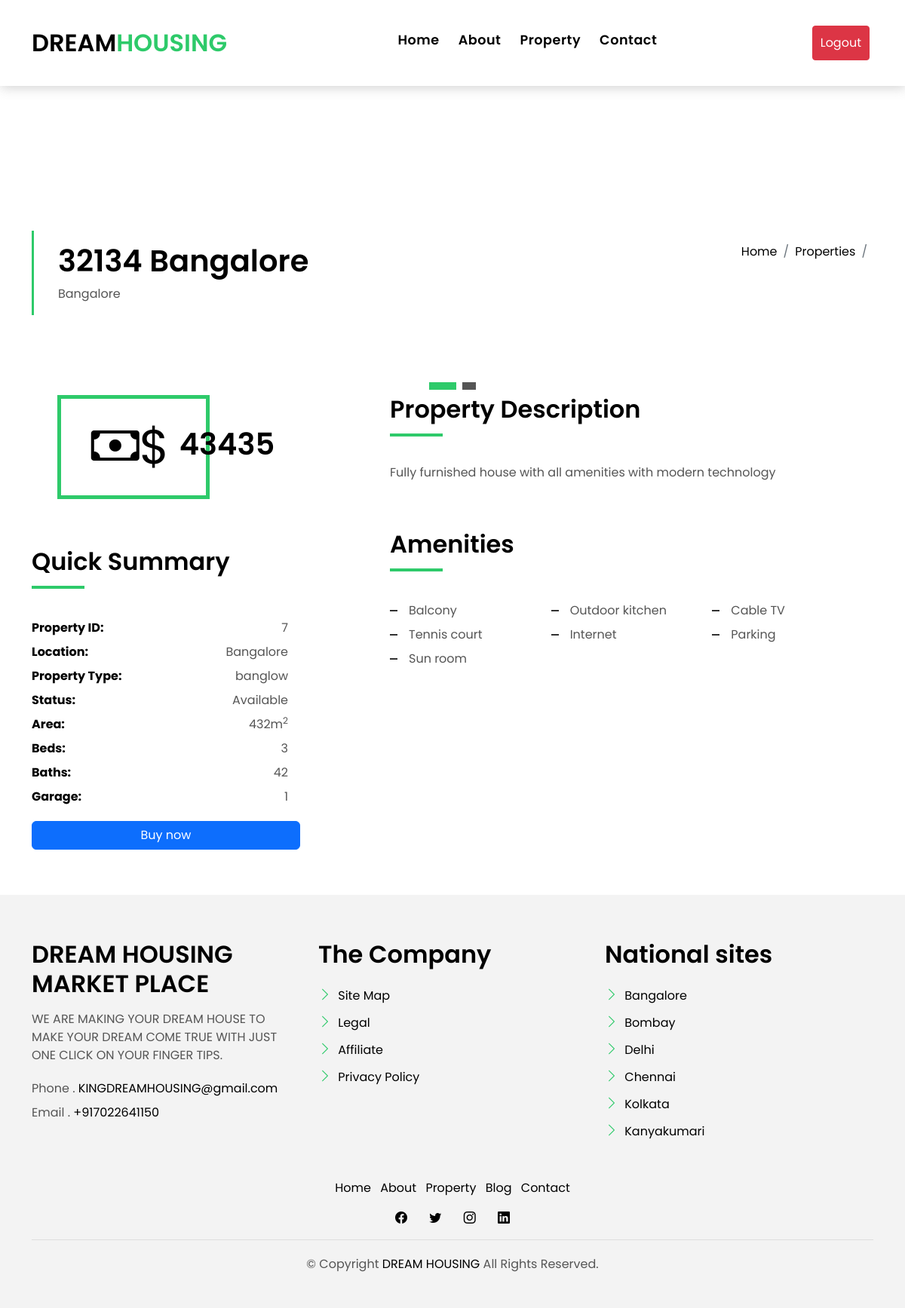
/viewproperty/7 (signed in), run on an earlier commit of the app's database.
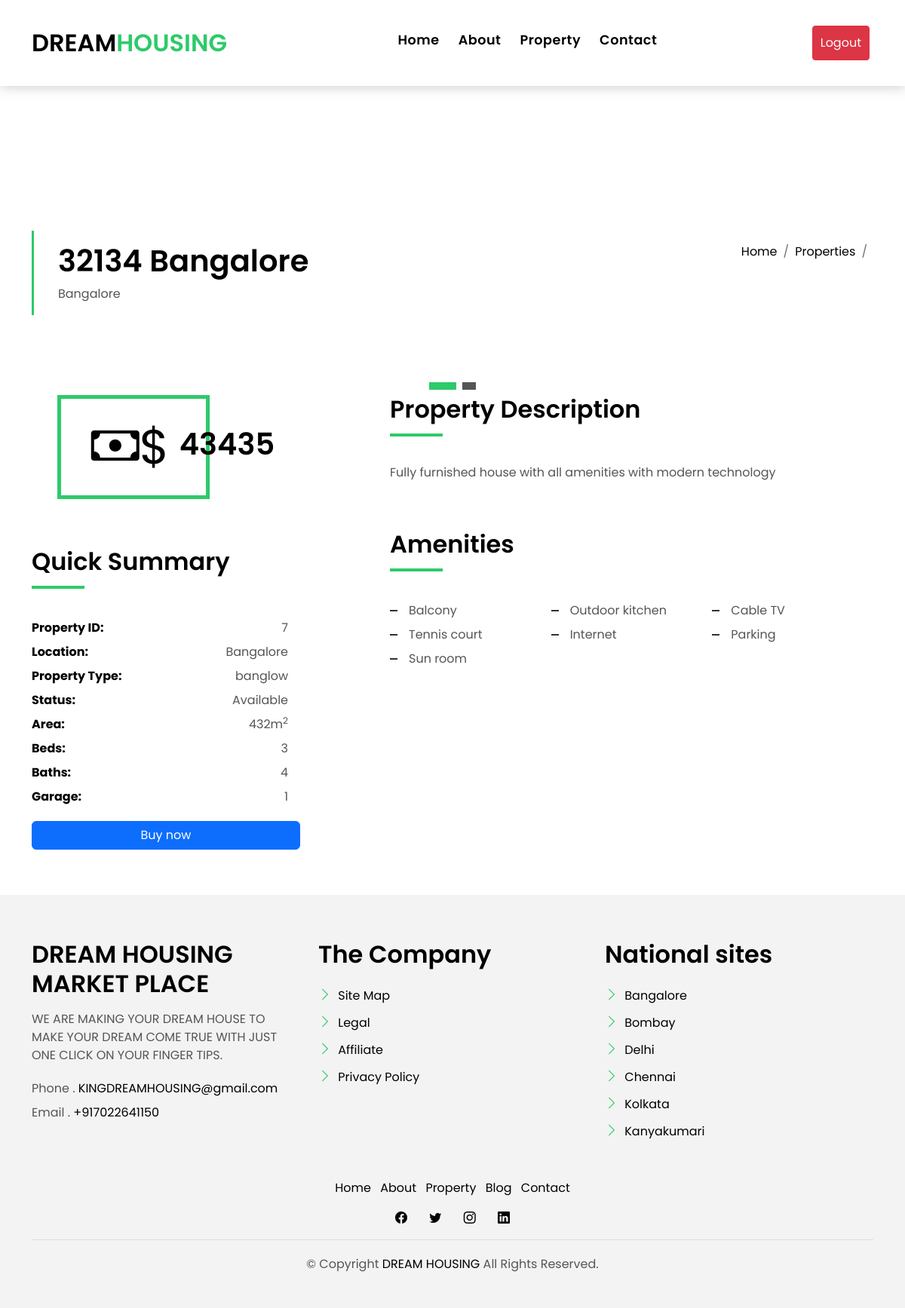
And on a later commit of the database.
### website/models.py (models this page shows)
class Property(db.Model):
    id = db.Column(db.Integer, primary_key=True)
    property_id = db.Column(db.String(50))
    description = db.Column(db.String(400))
    price =  db.Column(db.String(100))
    location = db.Column(db.String(150))
    property_type = db.Column(db.String(150))
    status = db.Column(db.Boolean, default=False, nullable=False)
    area = db.Column(db.String(150))
    imageUrls = db.Column(db.String(1000))
    beds = db.Column(db.Integer)
    baths = db.Column(db.Integer)
    garage = db.Column(db.Integer)
    balcony = db.Column(db.Boolean, default=False)
    outdoor_kitchen = db.Column(db.Boolean, default=False)
    cable_tv = db.Column(db.Boolean, default=False)
    decks = db.Column(db.Boolean, default=False)
    tennis_court = db.Column(db.Boolean, default=False)
    internet = db.Column(db.Boolean, default=False)
    parking = db.Column(db.Boolean, default=False)
    sun_room = db.Column(db.Boolean, default=False)
    concrete_flooring = db.Column(db.Boolean, default=False)
    date = db.Column(db.DateTime(timezone=True), default=func.now())

### website/views.py (the view)
@views.route('/viewproperty/<property_id>', methods=['GET'])
@login_required
def viewproperty(property_id):
    property = Property.query.get(property_id)
    if property:
        return render_template("property-single.html", user=current_user, property=property)
    else:
        flash("Property not found.", "error")
        return redirect(url_for("views.property"))

### website/templates/property-single.html (shortened to what the changed rows need)
{% extends "base.html" %} {% block title %}Property Details{% endblock %} {%
block content %}
<main id="main">
  <section class="intro-single">
    <div class="container">
      <div class="row">
        <div class="col-md-12 col-lg-8">
          <div class="title-single-box">
            <h1 class="title-single">
              {{ property.property_id }} {{ property.location }}
            </h1>
            <span class="color-text-a">{{ property.location }}</span>
          </div>
        </div>
      </div>
    </div>
  </section>
  <section class="property-single nav-arrow-b">
    <div class="container">
              {% set images = property.imageUrls.split(',') %}
      <div class="row">
        <div class="col-sm-12">
          <div class="row justify-content-between">
            <div class="col-md-5 col-lg-4">
              <div class="property-price d-flex justify-content-center foo">
                <div class="card-header-c d-flex">
                  <div class="card-title-c align-self-center">
                    <h5 class="title-c">{{ property.price }}</h5>
                  </div>
                </div>
              </div>
              <div class="property-summary">
                <div class="summary-list">
                  <ul class="list">
                    <li class="d-flex justify-content-between">
                      <strong>Property ID:</strong>
                      <span>{{ property.id }}</span>
                    </li>
                    <li class="d-flex justify-content-between">
                      <strong>Location:</strong>
                      <span>{{ property.location }}</span>
                    </li>
                    <li class="d-flex justify-content-between">
                      <strong>Property Type:</strong>
                      <span>{{ property.property_type }}</span>
                    </li>
                    <li class="d-flex justify-content-between">
                      <strong>Status:</strong>
                      <span
                        >{{ "Available" if property.status else "Not Available"
                        }}</span
                      >
                    </li>
                    <li class="d-flex justify-content-between">
                      <strong>Area:</strong>
                      <span>{{ property.area }}m<sup>2</sup></span>
                    </li>
                    <li class="d-flex justify-content-between">
                      <strong>Beds:</strong>
                      <span>{{ property.beds }}</span>
                    </li>
                    <li class="d-flex justify-content-between">
                      <strong>Baths:</strong>
                      <span>{{ property.baths }}</span>
                    </li>
                    <li class="d-flex justify-content-between">
                      <strong>Garage:</strong>
                      <span>{{ property.garage }}</span>
                    </li>
                  </ul>
                </div>
              </div>
            </div>
            <div class="col-md-7 col-lg-7 section-md-t3">
              <div class="property-description">
                <p class="description color-text-a">
                  {{ property.description }}
                </p>
              </div>
            </div>
          </div>
        </div>
      </div>
    </div>
  </section>
</main>
{% endblock %}

What changed in the data, as far as the page shows it:
changed Property "Bangalore": baths "42" → "4"
